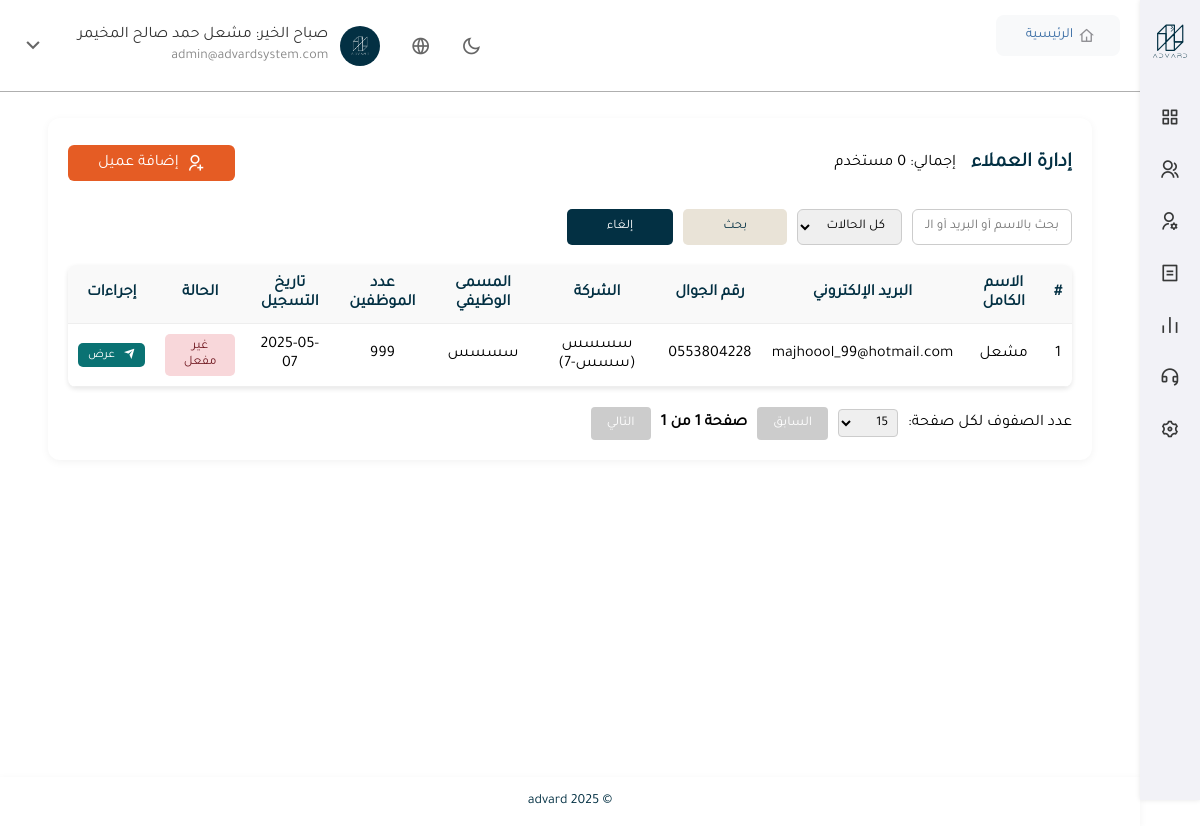
Screenshot of /admin-panel/clients/ (signed in) with the database file from the repository.
### backend/accounts/models.py (models this page shows, shortened)
class CustomUser(AbstractBaseUser, PermissionsMixin):
    USER_TYPES = [
        ('internal_admin', 'مسؤول داخلي'),
        ('internal_employee', 'موظف داخلي'),
        ('client_admin', 'مدير شركة عميلة'),
        ('client_employee', 'موظف شركة عميلة'),
    ]
    email = models.EmailField(unique=True, verbose_name="البريد الإلكتروني")
    full_name = models.CharField(max_length=255, verbose_name="الاسم الكامل")
    phone = models.CharField(max_length=20, verbose_name="رقم الجوال")
    national_id = models.CharField(max_length=20, unique=True, verbose_name="رقم الهوية")
    gender = models.CharField(max_length=10, choices=[('male', 'ذكر'), ('female', 'أنثى')], null=True, blank=True)
    nationality = models.CharField(max_length=50, null=True, blank=True, verbose_name="الجنسية")
    job_title = models.CharField(max_length=100, null=True, blank=True, verbose_name="المسمى الوظيفي")
    department = models.CharField(max_length=100, null=True, blank=True, verbose_name="القسم")
    employee_code = models.CharField(max_length=50, null=True, blank=True, verbose_name="الرقم الوظيفي")
    user_type = models.CharField(max_length=20, choices=USER_TYPES, default='client_employee', verbose_name="نوع المستخدم")
    company = models.ForeignKey(Company, null=True, blank=True, on_delete=models.SET_NULL, verbose_name="الشركة التابع لها")
    image = models.ImageField(upload_to='users/', null=True, blank=True, verbose_name="الصورة الشخصية")
    is_active = models.BooleanField(default=True)
    is_staff = models.BooleanField(default=False)
    date_joined = models.DateTimeField(default=timezone.now)
    objects = CustomUserManager()
    USERNAME_FIELD = 'email'
    REQUIRED_FIELDS = ['full_name', 'national_id']
    class Meta:
        verbose_name = "المستخدم"
        verbose_name_plural = "المستخدمون"

class ClientUser(models.Model):
    ROLE_CHOICES = [
        ('employee', 'موظف'),
        ('supervisor', 'مشرف'),
        ('admin', 'مدير الشركة'),
    ]
    user = models.OneToOneField(CustomUser, on_delete=models.CASCADE, verbose_name="حساب المستخدم")
    role_in_company = models.CharField(max_length=20, choices=ROLE_CHOICES, default='employee', verbose_name="الدور داخل الشركة")
    is_company_admin = models.BooleanField(default=False, verbose_name="هل هو مدير الشركة؟")
    job_title = models.CharField(max_length=100, null=True, blank=True, verbose_name="المسمى الوظيفي")
    employees_count = models.PositiveIntegerField(null=True, blank=True, verbose_name="عدد الموظفين")
    created_at = models.DateTimeField(auto_now_add=True, verbose_name="تاريخ الإضافة")
    class Meta:
        verbose_name = "موظف شركة عميلة"
        verbose_name_plural = "موظفو الشركات"

class Company(models.Model):
    name = models.CharField(max_length=255, verbose_name="اسم الشركة")
    company_code = models.CharField(max_length=50, unique=True, verbose_name="المعرف الداخلي")
    contact_name = models.CharField(max_length=100, verbose_name="اسم المسؤول")
    contact_phone = models.CharField(max_length=20, verbose_name="رقم جوال المسؤول")
    phone = models.CharField(max_length=20, null=True, blank=True, verbose_name="هاتف الشركة")
    city = models.CharField(max_length=100, verbose_name="المدينة")
    field = models.CharField(max_length=100, verbose_name="مجال العمل")
    created_at = models.DateTimeField(auto_now_add=True, verbose_name="تاريخ الإنشاء")
    def __str__(self):
        return f"{self.name} ({self.company_code})"
    class Meta:
        verbose_name = "شركة"
        verbose_name_plural = "الشركات"

### backend/admin_panel/views.py (the view)
# urls.py: path('clients/', views.clients_view, name='clients'),
@login_required
def clients_view(request):
    q = request.GET.get("q")
    status = request.GET.get("status")
    clients = ClientUser.objects.select_related("user", "user__company").all()
    if q:
        clients = clients.filter(
            Q(user__full_name__icontains=q) |
            Q(user__email__icontains=q) |
            Q(user__company__name__icontains=q)
        )
    if status:
        if status == "active":
            clients = clients.filter(user__is_active=True)
        elif status == "inactive":
            clients = clients.filter(user__is_active=False)
    context = {
        "clients": clients,
        "query": q,
        "status": status
    }
    return render(request, "admin_panel/clients.html", context)

### backend/accounts/context_processors.py (called while the page is built)
def user_avatar(request):
    default_avatar = '/static/images/default_avatar.svg'
    if request.user.is_authenticated:
        avatar = getattr(request.user, 'avatar', None)
        if avatar:
            avatar_path = os.path.join(settings.MEDIA_ROOT, avatar.name)
            if os.path.exists(avatar_path):
                return {'user_avatar': avatar.url}
    return {'user_avatar': default_avatar}

### backend/admin_panel/templates/admin_panel/clients.html (shortened to what this page needs)
{% extends 'admin_panel/panel_base.html' %}
{% load static %}
{% block content %}
<div class="page-container">
    <div class="page-header">
        <div class="header-left">
            <h1>إدارة العملاء</h1>
            <span class="badge">إجمالي: {{ users|length }} مستخدم</span>
        </div>
        <div class="header-right">
            <a href="{% url 'admin_panel:add_client' %}" class="btn-add-client">
                <i class="ri-user-add-line"></i> إضافة عميل
            </a>
        </div>
    </div>
    <form method="GET" class="filters">
        <input type="text" name="q" placeholder="بحث بالاسم أو البريد أو الشركة..." value="{{ request.GET.q }}">
        <select name="status">
            <option value="">كل الحالات</option>
        </select>
        <button type="submit" class="btn">بحث</button>
        <a href="{% url 'admin_panel:clients' %}" class="btn btn-reset">إلغاء</a>
    </form>
    <table class="data-table">
        <thead>
            <tr>
                <th>#</th>
                <th>الاسم الكامل</th>
                <th>البريد الإلكتروني</th>
                <th>رقم الجوال</th>
                <th>الشركة</th>
                <th>المسمى الوظيفي</th>
                <th>عدد الموظفين</th>
                <th>تاريخ التسجيل</th>
                <th>الحالة</th>
                <th>إجراءات</th>
            </tr>
        </thead>
        <tbody>
            {% if clients.exists %}
            {% for client in clients %}
                <tr>
                    <td>{{ forloop.counter }}</td>
                    <td>{{ client.user.full_name }}</td>
                    <td>{{ client.user.email }}</td>
                    <td>{{ client.user.phone }}</td>
                    <td>{{ client.user.company }}</td>
                    <td>{{ client.job_title|default:"-" }}</td>
                    <td>{{ client.employees_count }}</td>
                    <td>{{ client.created_at|date:"Y-m-d" }}</td>
                    <td>
                        <span class="{% if client.user.is_active %}status-active{% else %}status-inactive{% endif %}">
                            {% if client.user.is_active %} مفعل {% else %} غير مفعل {% endif %}
                        </span>
                    </td>
                    <td class="actions">
                        <a href="{% url 'admin_panel:client_detail' client.user.id %}" class="btn-view-details">
                            <i class="ri-send-plane-fill"></i> عرض
                        </a>
                    </td>
                </tr>
            {% endfor %}
        {% else %}
            <tr>
                <td colspan="10">لا يوجد مستخدمون حالياً.</td>
            </tr>
        {% endif %}
        </tbody>
    </table>
    <div class="pagination">
        <label for="rowsPerPage">عدد الصفوف لكل صفحة:</label>
        <select id="rowsPerPage">
            <option value="15" selected>15</option>
        </select>
        <button id="prevPage" disabled>السابق</button>
        <span id="pageInfo"></span>
        <button id="nextPage">التالي</button>
    </div>
</div>
</div>
{% endblock %}

### backend/admin_panel/templates/admin_panel/panel_base.html (shortened to what this page needs)
{% load static %}
{% load i18n %}
<!DOCTYPE html>
<html lang="{{ LANGUAGE_CODE }}" dir="{% if LANGUAGE_CODE == 'ar' %}rtl{% else %}ltr{% endif %}">
<head>
    <link rel="stylesheet" href="{% static 'fonts/tajawal.css' %}">
    <link href="https://cdn.jsdelivr.net/npm/remixicon/fonts/remixicon.css" rel="stylesheet">
    <link rel="stylesheet" href="{% static 'css/shared.css' %}">
    <link rel="stylesheet" href="{% static 'css/panel_style.css' %}">
    <link rel="stylesheet" href="{% static 'css/dark_mode.css' %}">
</head>
<body class="{% if dark_mode %}dark-mode{% endif %}">
    <div class="panel-wrapper">
        <aside class="sidebar">
            <div class="logo">
                <img src="/static/images/iconlogowi.svg" alt="الشعار" style="max-width: 40px;">
            </div>
            <nav class="sidebar-nav">
                <ul>
                    <li>
                        <button class="sidebar-link" data-target="dashboard-menu">
                            <i class="ri-function-line"></i>
                        </button>
                    </li>
                    <li>
                        <button class="sidebar-link" data-target="clients-menu">
                            <i class="ri-group-line"></i>
                        </button>
                    </li>
                    <li>
                        <button class="sidebar-link" data-target="system-users-menu">
                            <i class="ri-user-settings-line"></i>
                        </button>
                    </li>
                    <li>
                        <button class="sidebar-link" data-target="finance-menu">
                            <i class="ri-bill-line"></i>
                        </button>
                    </li>
                    <li>
                        <button class="sidebar-link" data-target="insights-menu">
                            <i class="ri-bar-chart-line"></i>
                        </button>
                    </li>
                    <li>
                        <button class="sidebar-link" data-target="support-menu">
                            <i class="ri-customer-service-line"></i>
                        </button>
                    </li>
                    <li>
                        <button class="sidebar-link" data-target="settings-menu">
                            <i class="ri-settings-3-line"></i>
                        </button>
                    </li>
                </ul>
            </nav>
        </aside>
        <header class="panel-header">
            <div class="user-menu">
                <i class="ri-moon-line theme-toggle" id="theme-toggle"></i>
                <i class="ri-global-line lang-toggle" id="lang-toggle"></i>
                <div class="user-info">
                    {% if request.user.is_authenticated and request.user.image %}
                    <img src="{{ request.user.image.url }}" class="avatar" alt="الصورة الشخصية">
                {% else %}
                    <img src="{% static 'images/default_avatar.svg' %}" class="avatar" alt="الصورة الافتراضية">
                {% endif %}
                    <div class="user-details">
                        <span class="user-name">
                        </span>
                        <span class="user-email">{{ request.user.email }}</span>
                    </div>
                    <button class="dropdown-toggle">
                        <i class="ri-arrow-down-s-line dropdown-icon"></i>
                    </button>
                </div>
            </div>
                <nav class="breadcrumb-wrapper">
                    <ul class="breadcrumb" id="breadcrumb-list">
                        <li class="breadcrumb-item">
                            <a href="{% url 'admin_panel:dashboard' %}">
                                 {% trans "الرئيسية" %}<i class="ri-home-4-line"></i>
                            </a>
                        </li>
                    </ul>
                </nav>
        </header>
        <div class="main-container">
            <main>
                {% block content %}{% endblock %}
            <footer class="panel-footer">
                <p>© 2025 advard</p>
            </footer>
        </div>
</body>
</html>

### backend/static/css/shared.css (style rules this page uses)
body { overflow-y: auto; overflow-x: hidden; }
.avatar { width: 40px; height: 40px; border-radius: 50%; object-fit: cover; }
body { font-family: 'Tajawal', sans-serif; }
.panel-wrapper { display: flex; flex-direction: row; width: 100%; }
.page-container { background-color: #fff; padding: 20px; border-radius: 12px; box-shadow: 0 2px 8px rgba(0, 0, 0, 0.05); direction: rtl; width: 100%; margin: 20px 0 40px 0; position: relative; box-sizing: border-box; }
.sidebar { width: 60px; background-color: #F2F2F7; color: #373838; padding: 20px 10px; box-shadow: 0 0 5px rgba(0, 0, 0, 0.1); display: flex; flex-direction: column; align-items: center; direction: rtl; height: 100vh; overflow-y: auto; position: fixed; z-index: 999; right: 0; top: 0; box-sizing: border-box; transition: width 0.3s ease; }
.logo { max-height: 40px; width: auto; display: block; margin: 0 auto 20px; }
.sidebar-nav { width: 100%; }
.sidebar-nav ul { list-style: none; padding: 0; width: 100%; }
.sidebar-nav ul li { margin-bottom: 10px; position: relative; }
.sidebar-nav ul li .sidebar-link { background: none; border: none; color: #373838; display: flex; align-items: center; justify-content: center; padding: 10px; border-radius: 3px; width: 100%; cursor: pointer; transition: background-color 0.3s ease; stroke-width: 20px; }
.sidebar-nav ul li .sidebar-link i { font-size: 20px; font-weight: normal; }
.main-container { margin-top: 50px; margin-bottom: 80px; margin-right: 60px; width: calc(100% - 60px); padding: 20px; height: calc(100vh - 120px); box-sizing: border-box; position: relative; z-index: 1; transition: margin-right 0.3s ease, width 0.3s ease; }
.panel-header { background-color: #ffffff; padding: 15px 20px; box-shadow: none; border-bottom: 1px solid rgba(97, 96, 96, 0.5); display: flex; justify-content: flex-start; direction: ltr; align-items: center; position: fixed; top: 0; right: 60px; left: 0; z-index: 998; transition: right 0.3s ease; }
.dropdown-toggle { background: none; border: none; padding: 0; margin-inline-start: 20px; cursor: pointer; display: inline-block; align-items: center; transition: transform 0.3s ease; }
.dropdown-icon { font-size: 25px; color: #666; transition: transform 0.3s ease; }
.user-menu { display: flex; align-items: center; flex-direction: row; margin-right: auto; direction: rtl; }
.user-info { display: flex; align-items: center; gap: 12px; }
.user-name { font-size: 16px; color: #333; }
.user-details { display: flex; flex-direction: column; align-items: flex-start; }
.user-email { font-size: 14px; color: #888; direction: ltr; margin-top: 3px; }
.theme-toggle { font-size: 20px; color: #666; cursor: pointer; margin-left: 30px; }
.lang-toggle { font-size: 20px; color: #666; cursor: pointer; margin-left: 30px; }
main { padding: 20px; flex: 1; padding-bottom: 80px; }
.panel-footer { background-color: #ffffff; color: #033043; box-shadow: 0 2px 8px rgba(0, 0, 0, 0.05); text-align: center; padding: 2px 0; font-size: 14px; position: fixed; bottom: 0; right: 60px; left: 0; z-index: 998; transition: right 0.3s ease; }
.breadcrumb { display: flex; list-style: none; padding: 0; margin: 0; margin-right: 25px; }
.breadcrumb-item { margin-left: 10px; }
.breadcrumb-item a { text-decoration: none; color: #007AFF; transition: color 0.3s ease; }
.breadcrumb-item i { margin-right: 5px; font-size: 16px; color: #8E8E92; }

### rows the page displays
CustomUser: user.image (picture), user.email "admin@advardsystem.com"
ClientUser: user.full_name "مشعل", user.email "majhoool_99@hotmail.com", user.phone "0553804228", user.company "سسسس (سسس-7)", job_title "سسسس", employees_count "999", created_at "2025-05-07", shows "غير مفعل"
